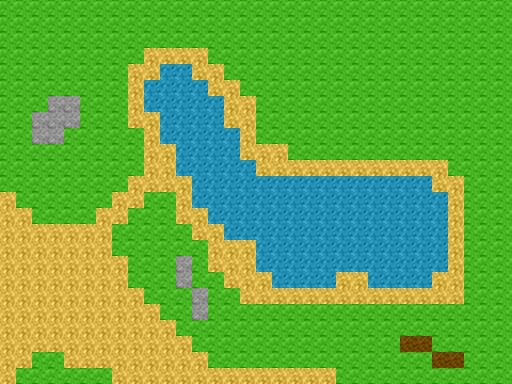

Tiled map render using the project's own tile images. Description and the map definition, with tile-layer contents summarised, below:
An orthogonal 32x24 tile map with 16x16 px tiles, 1 tile layer (GroundLayer).

<map version="1.0" orientation="orthogonal" width="32" height="24" tilewidth="16" tileheight="16">
 <tileset firstgid="1" name="ground_tile_set" tilewidth="16" tileheight="16">
  <image source="../images/ground_tile_set.png" trans="ff00ff" width="112" height="16" />
 </tileset>
 <layer name="GroundLayer" width="32" height="24">
  <data>[768 cells, 768 non-empty, 5 distinct tile ids]</data>
 </layer>
</map>
